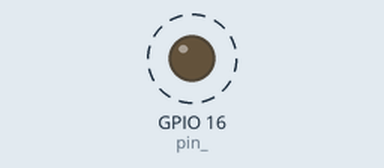
Simulated run of this program. Board: ESP32-S3. Parts: output pins drawn as LEDs (lit = HIGH). Dashed ring = blinking.

Above: at 0.2 s.
Timing chart, 0 to 3.0 s (numbered marks = the images above):
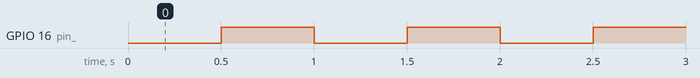

The program:

main.cpp
```cpp
#include <Arduino.h>

enum class LedState  : uint8_t {
    Off = 0,
    On
};

class Led {
public:
    void init() {
        pinMode(pin_, OUTPUT);

        ledState_ = LedState::Off;
        digitalWrite(pin_, (uint8_t)ledState_);

        changeStateTime_ = 0;
    }

    void set(const LedState ledState) {
        if (ledState_ == ledState) {
            return;
        }

        const unsigned long Time = millis();
        if (Time - changeStateTime_ < blinkTimeMS_) {
            return;
        }

        ledState_ = ledState;
        digitalWrite(pin_, (uint8_t)ledState_);

        changeStateTime_ = Time;
    }

    inline LedState getState() const {
        return ledState_;
    }

private:
    LedState ledState_;

    const uint8_t pin_ = 16;
    const uint16_t blinkTimeMS_ = 500;

    unsigned long changeStateTime_;
};

Led led;

void setup() {
    Serial.begin(115200);

    led.init();
}

void loop() {
    const LedState desiredState = (LedState)!bool(led.getState());
    led.set(desiredState);
}
```

Measured:
- by itself, GPIO 16 (pin_): alternates HIGH for 0.50 s and LOW for 0.50 s
